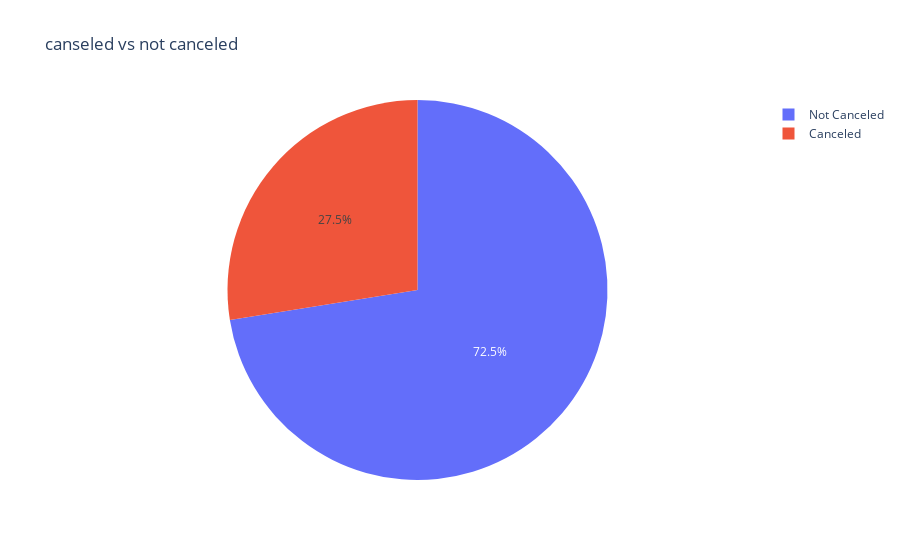

Notebook code for this chart:
### Code cell
px.pie(df_cancel,names='is_canceled',values='count',title='canseled vs not canceled')

### Figure 1 — Plotly figure (JSON) as saved in the notebook; plotly's stock layout.template omitted (floating-point values rounded to 4 significant figures)
{"data": [{"domain": {"x": [0, 1], "y": [0, 1]}, "hovertemplate": "is_canceled=%{label}<br>count=%{value}<extra></extra>", "labels": ["Not Canceled", "Canceled"], "legendgroup": "", "name": "", "showlegend": true, "type": "pie", "values": [63214, 24005]}], "layout": {"legend": {"tracegroupgap": 0}, "title": {"text": "canseled vs not canceled"}}}
